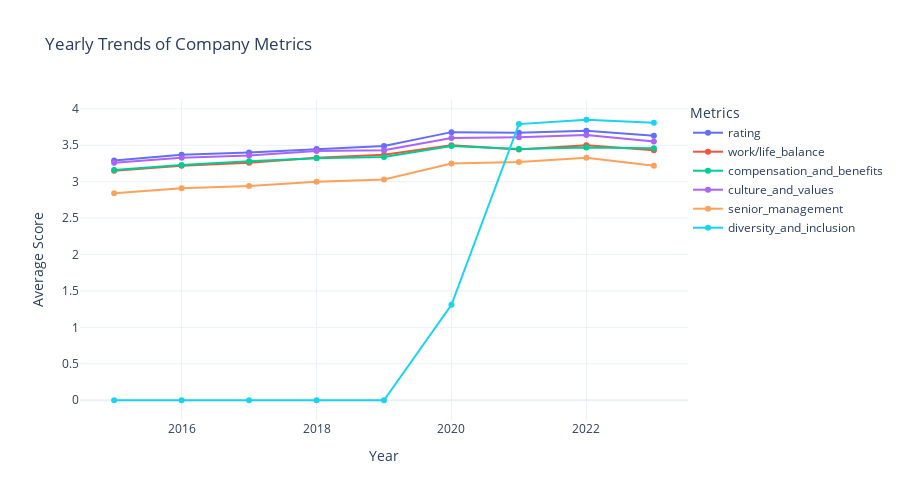

Notebook code cell kept with this figure:
### Code cell
# line chart for the yearly_trends_mean_initial_data df
fig = px.line(
    yearly_trends_mean_initial_data,
    x='year',
    y=['rating', 'work/life_balance', 'compensation_and_benefits', 
       'culture_and_values', 'senior_management', 'diversity_and_inclusion'],
    title='Yearly Trends of Company Metrics',
    labels={'value': 'Average Score', 'variable': 'Metrics'},
    markers=True
)

# custom layout
fig.update_layout(
    legend=dict(
        title='Metrics',
        x=1,  
        y=1,  
        traceorder='normal'
    ),
    xaxis_title='Year',
    yaxis_title='Average Score',
    template='plotly_white',
    height = 500
)

# Display the plot
fig.show()

### Figure 1 — Plotly figure (JSON) as saved in the notebook; plotly's stock layout.template omitted (floating-point values rounded to 4 significant figures)
{"data": [{"hovertemplate": "Metrics=rating<br>year=%{x}<br>Average Score=%{y}<extra></extra>", "legendgroup": "rating", "line": {"color": "#636efa", "dash": "solid"}, "marker": {"symbol": "circle"}, "mode": "lines+markers", "name": "rating", "orientation": "v", "showlegend": true, "type": "scatter", "x": [2015, 2016, 2017, 2018, 2019, 2020, 2021, 2022, 2023], "xaxis": "x", "y": [3.29, 3.37, 3.4, 3.45, 3.49, 3.68, 3.67, 3.7, 3.63], "yaxis": "y"}, {"hovertemplate": "Metrics=work/life_balance<br>year=%{x}<br>Average Score=%{y}<extra></extra>", "legendgroup": "work/life_balance", "line": {"color": "#EF553B", "dash": "solid"}, "marker": {"symbol": "circle"}, "mode": "lines+markers", "name": "work/life_balance", "orientation": "v", "showlegend": true, "type": "scatter", "x": [2015, 2016, 2017, 2018, 2019, 2020, 2021, 2022, 2023], "xaxis": "x", "y": [3.15, 3.22, 3.26, 3.33, 3.37, 3.5, 3.44, 3.5, 3.43], "yaxis": "y"}, {"hovertemplate": "Metrics=compensation_and_benefits<br>year=%{x}<br>Average Score=%{y}<extra></extra>", "legendgroup": "compensation_and_benefits", "line": {"color": "#00cc96", "dash": "solid"}, "marker": {"symbol": "circle"}, "mode": "lines+markers", "name": "compensation_and_benefits", "orientation": "v", "showlegend": true, "type": "scatter", "x": [2015, 2016, 2017, 2018, 2019, 2020, 2021, 2022, 2023], "xaxis": "x", "y": [3.16, 3.23, 3.28, 3.32, 3.34, 3.49, 3.45, 3.47, 3.46], "yaxis": "y"}, {"hovertemplate": "Metrics=culture_and_values<br>year=%{x}<br>Average Score=%{y}<extra></extra>", "legendgroup": "culture_and_values", "line": {"color": "#ab63fa", "dash": "solid"}, "marker": {"symbol": "circle"}, "mode": "lines+markers", "name": "culture_and_values", "orientation": "v", "showlegend": true, "type": "scatter", "x": [2015, 2016, 2017, 2018, 2019, 2020, 2021, 2022, 2023], "xaxis": "x", "y": [3.26, 3.33, 3.36, 3.42, 3.43, 3.6, 3.61, 3.64, 3.55], "yaxis": "y"}, {"hovertemplate": "Metrics=senior_management<br>year=%{x}<br>Average Score=%{y}<extra></extra>", "legendgroup": "senior_management", "line": {"color": "#FFA15A", "dash": "solid"}, "marker": {"symbol": "circle"}, "mode": "lines+markers", "name": "senior_management", "orientation": "v", "showlegend": true, "type": "scatter", "x": [2015, 2016, 2017, 2018, 2019, 2020, 2021, 2022, 2023], "xaxis": "x", "y": [2.84, 2.91, 2.94, 3, 3.03, 3.25, 3.27, 3.33, 3.22], "yaxis": "y"}, {"hovertemplate": "Metrics=diversity_and_inclusion<br>year=%{x}<br>Average Score=%{y}<extra></extra>", "legendgroup": "diversity_and_inclusion", "line": {"color": "#19d3f3", "dash": "solid"}, "marker": {"symbol": "circle"}, "mode": "lines+markers", "name": "diversity_and_inclusion", "orientation": "v", "showlegend": true, "type": "scatter", "x": [2015, 2016, 2017, 2018, 2019, 2020, 2021, 2022, 2023], "xaxis": "x", "y": [0, 0, 0, 0, 0, 1.31, 3.79, 3.85, 3.81], "yaxis": "y"}], "layout": {"height": 500, "legend": {"title": {"text": "Metrics"}, "tracegroupgap": 0, "traceorder": "normal", "x": 1, "y": 1}, "title": {"text": "Yearly Trends of Company Metrics"}, "xaxis": {"anchor": "y", "domain": [0, 1], "title": {"text": "Year"}}, "yaxis": {"anchor": "x", "domain": [0, 1], "title": {"text": "Average Score"}}}}
